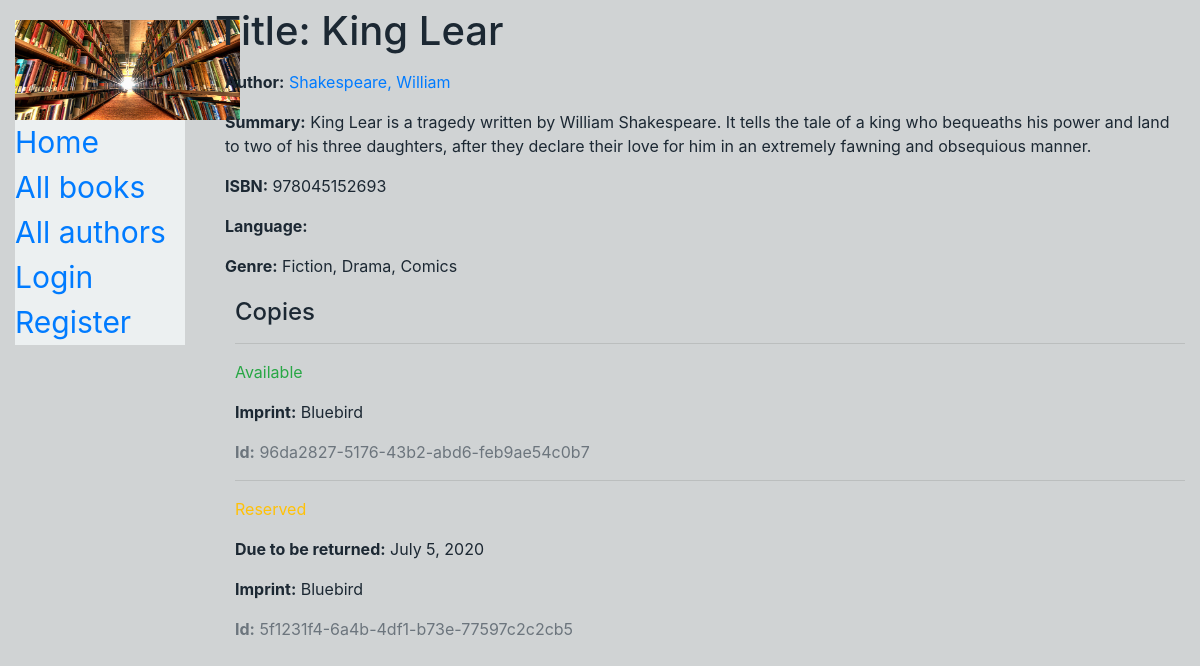
Page /catalog/book/5 on the committed database.
### catalog/models.py (models this page shows, shortened)
class Book(models.Model):
    title = models.CharField(max_length=200)
    author = models.ForeignKey('Author', on_delete=models.SET_NULL, null=True)
    summary = models.TextField(max_length=1000, help_text='Enter a brief description of the book')
    isbn = models.CharField('ISBN', max_length=13, help_text='13 Character <a href="https://www.isbn-international.org/content/what-isbn">ISBN number</a>')
    genre = models.ManyToManyField(Genre, help_text='Select a genre for this book')
    class Meta:
    	ordering=['-title']

class Author(models.Model):
    first_name = models.CharField(max_length=100)
    last_name = models.CharField(max_length=100)
    date_of_birth = models.DateField(null=True, blank=True)
    date_of_death = models.DateField('Died', null=True, blank=True)
    class Meta:
        ordering = ['last_name', 'first_name']
    def get_absolute_url(self):
        return reverse('author-detail', args=[str(self.id)])
    def __str__(self):
        return f'{self.last_name}, {self.first_name}'

class Genre(models.Model):
    name = models.CharField(max_length=200, help_text='Enter a book genre (e.g. Science Fiction)')
    def __str__(self):
        return self.name

class BookInstance(models.Model):
    id = models.UUIDField(primary_key=True, default=uuid.uuid4, help_text='Unique ID for this particular book across whole library')
    book = models.ForeignKey('Book', on_delete=models.SET_NULL, null=True)
    imprint = models.CharField(max_length=200)
    due_back = models.DateField(null=True, blank=True)
    borrower = models.ForeignKey(User, on_delete=models.SET_NULL, null=True, blank=True)
    LOAN_STATUS = (
        ('m', 'Maintenance'),
        ('o', 'On loan'),
        ('a', 'Available'),
        ('r', 'Reserved'),
    )
    status = models.CharField(
        max_length=1,
        choices=LOAN_STATUS,
        blank=True,
        default='m',
        help_text='Book availability',
    )
    class Meta:
        ordering = ['due_back']
        permissions = (("can_mark_returned", "Set book as returned"),)

### catalog/views.py (the view)
# urls.py: path('book/<int:pk>', views.BookDetailView.as_view(), name='book-detail'),
class BookDetailView(generic.DetailView):
    model = Book

### catalog/templates/catalog/book_detail.html
{% extends "base_generic.html" %}
{% block content %}
  <h1 style="margin-top: 7px">Title: {{ book.title }}</h1>
  <div style="margin-left:10px;margin-top:15px">
  <p><strong>Author:</strong> <a href="{{ book.author.get_absolute_url }}">{{ book.author }}</a></p>
  <p><strong>Summary:</strong> {{ book.summary }}</p>
  <p><strong>ISBN:</strong> {{ book.isbn }}</p>
  <p><strong>Language:</strong> {{ book.language }}</p>
  <p><strong>Genre:</strong> {{ book.genre.all|join:", " }}</p>
</div>
  <div style="margin-left:20px;margin-top:20px">
    <h4>Copies</h4>
    {% for copy in book.bookinstance_set.all %}
      <hr>
      <p class="{% if copy.status == 'a' %}text-success{% elif copy.status == 'm' %}text-danger{% else %}text-warning{% endif %}">
        {{ copy.get_status_display }}
      </p>
      {% if copy.status != 'a' %}
        <p><strong>Due to be returned:</strong> {{ copy.due_back }}</p>
      {% endif %}
      <p><strong>Imprint:</strong> {{ copy.imprint }}</p>
      <p class="text-muted"><strong>Id:</strong> {{ copy.id }}</p>
    {% endfor %}
  </div>
{% endblock %}

### catalog/templates/base_generic.html (shortened to what this page needs)
<!DOCTYPE html>
<html lang="en">
<head>
  <link rel="stylesheet" href="https://stackpath.bootstrapcdn.com/bootstrap/4.1.3/css/bootstrap.min.css">
  {% load static %}
  <link rel="stylesheet" href="{% static 'css/styles.css' %}">
</head>
<body style="background-color: #D0D3D4;">
  <div class="container-fluid" >
    <div class="row"  >
      <div class="col-md-2" >
      {% block sidebar %}
        <ul class="sidebar-nav" style="font-size: 30px;padding-top: 0px;background-color:#ECF0F1">
          {% load static %}
          <li><img src="{% static 'library-100616524-large.jpg' %}" width="225" height="100"></li>
          <li><a href="{% url 'index' %}">Home</a></li>
          <li><a href="{% url 'books' %}">All books</a></li>
          <li><a href="{% url 'authors' %}">All authors</a></li>
          {% if user.is_authenticated %}
     <li style="padding-top:10px;">User: {{ user.get_username }}</li>
       <li><a href="{% url 'my-borrowed' %}" >My Borrowed</a></li>
     <li><a href="{% url 'logout'%}?next={% url 'index' %}">Logout</a></li>
   {% else %}
     <li><a href="{% url 'login'%}?next={{request.path}}">Login</a></li>
     <li><a href="{% url 'register'%}">Register</a></li>
   {% endif %}
        </ul>
     {% endblock %}
      </div>
      <div class="col-md-10" style="color: #1C2833 ;">{% block content %}{% endblock %}
      </div>
    </div>
  </div>
</body>
</html>

### catalog/static/css/styles.css (style rules this page uses)
.sidebar-nav { margin-top: 20px; padding: 0; list-style: none; }

### rows in the picture
Book: title "King Lear", author "Shakespeare, William", summary "King Lear is a tragedy written by William Shakespeare. It tells the tale of a king who bequeaths his power and land to two of his three daughters, after they declare their love for him in an extremely fawning and obsequious manner.", isbn "978045152693", genre.all "Fiction, Drama, Comics"
BookInstance: status "Available", imprint "Bluebird", id "96da2827-5176-43b2-abd6-feb9ae54c0b7"
BookInstance: status "Reserved", due_back "July 5, 2020", imprint "Bluebird", id "5f1231f4-6a4b-4df1-b73e-77597c2c2cb5"
